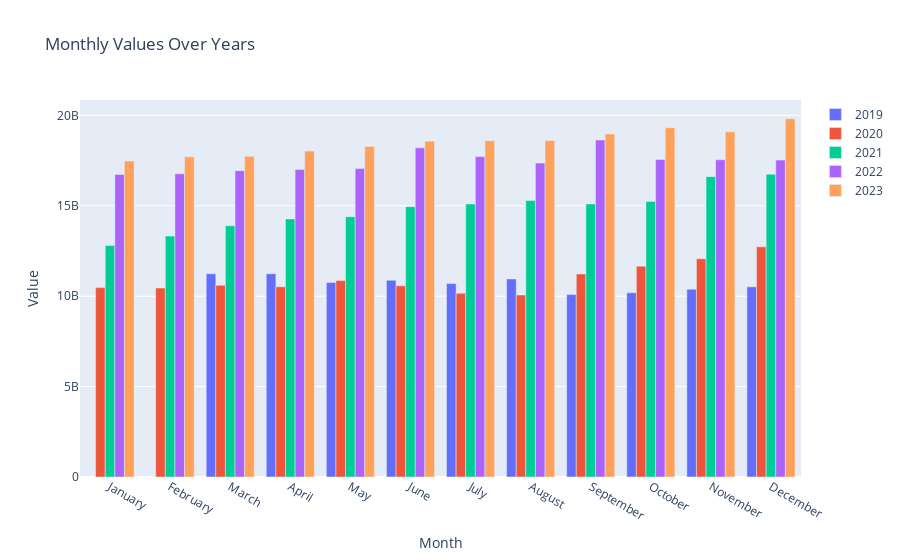

Source (notebook cell):
### Code cell
import pandas as pd
import plotly.graph_objects as go
import datetime as dt

category_df = dfs_dict['top_x_df'][dfs_dict['top_x_df'][category_column] == selected_category].copy()
category_df

# Preparing the DataFrame
category_df['Year'] = category_df[date_column].dt.year
category_df['Month'] = category_df[date_column].dt.strftime('%B')  # Full month name
category_df['MonthIndex'] = category_df[date_column].dt.month  # To ensure correct month sorting

pivot_df = category_df.pivot_table(index=['Month', 'MonthIndex'], columns='Year', values=selected_column, aggfunc='sum').reset_index().sort_values('MonthIndex')
pivot_df

# Plotly graph
fig = go.Figure()

# Add a bar trace for each year
for year in pivot_df.columns[2:]:  # Skipping 'Month' and 'MonthIndex' columns
    fig.add_trace(go.Bar(
        x=pivot_df['Month'],
        y=pivot_df[year],
        name=str(year),
    ))

# Customize layout
fig.update_layout(
    title='Monthly Values Over Years',
    xaxis_title='Month',
    yaxis_title='Value',
    barmode='group',  # Grouped bar chart
    xaxis={'categoryorder':'array', 'categoryarray':pivot_df['Month']}  # Ensure correct month order
)

# Show figure
fig.show()

### Figure 1 — Plotly figure (JSON) as saved in the notebook; plotly's stock layout.template omitted (floating-point values rounded to 4 significant figures)
{"data": [{"name": "2019", "type": "bar", "x": ["January", "February", "March", "April", "May", "June", "July", "August", "September", "October", "November", "December"], "y": [null, null, 11242200000, 11241300000, 10760500000, 10879800000, 10698900000, 10955800000, 10089400000, 10188800000, 10384200000, 10518100000]}, {"name": "2020", "type": "bar", "x": ["January", "February", "March", "April", "May", "June", "July", "August", "September", "October", "November", "December"], "y": [10475500000, 10450600000, 10600000000, 10519600000, 10866400000, 10572300000, 10160500000, 10064900000, 11228000000, 11659600000, 12068200000, 12727900000]}, {"name": "2021", "type": "bar", "x": ["January", "February", "March", "April", "May", "June", "July", "August", "September", "October", "November", "December"], "y": [12800300000, 13324300000, 13896400000, 14275900000, 14393700000, 14952400000, 15098800000, 15294900000, 15102900000, 15242900000, 16611500000, 16747500000]}, {"name": "2022", "type": "bar", "x": ["January", "February", "March", "April", "May", "June", "July", "August", "September", "October", "November", "December"], "y": [16734600000, 16766500000, 16940400000, 17002200000, 17056600000, 18205500000, 17721200000, 17359600000, 18638700000, 17561200000, 17547900000, 17528000000]}, {"name": "2023", "type": "bar", "x": ["January", "February", "March", "April", "May", "June", "July", "August", "September", "October", "November", "December"], "y": [17474700000, 17708300000, 17737100000, 18023900000, 18281400000, 18573700000, 18591100000, 18610800000, 18966600000, 19313100000, 19093800000, 19808000000]}], "layout": {"barmode": "group", "title": {"text": "Monthly Values Over Years"}, "xaxis": {"categoryarray": ["January", "February", "March", "April", "May", "June", "July", "August", "September", "October", "November", "December"], "categoryorder": "array", "title": {"text": "Month"}}, "yaxis": {"title": {"text": "Value"}}}}
